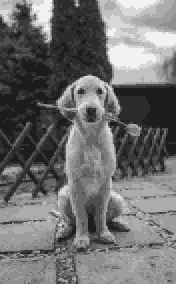
#> input picture ComputerAlgorithms/LA/myvq_k16_patch2.png, 176 x 284 px; its folder holds only this picture in this run
$ python vq_kmeans_image_compress.py -i myvq_k16_patch2.png
#> lines starting #> are read from the running program, lines starting #| are printed output that depends on the picture
#!/usr/bin/env python3
"""
Vector Quantization (k-means) image compression for grayscale images.

Usage:
    python vq_kmeans_image_compress.py --input image.jpg --ks 16 32 64 --patch 2 --maxiter 100 --out_prefix result

Produces:
 - Reconstructed images for each k
 - A plot of PSNR vs compression ratio
 - Prints detailed metrics
"""

import argparse
import numpy as np
from PIL import Image
import math
import os
import sys
import matplotlib.pyplot as plt
from time import time

# Optional: if skimage available, use structural_similarity for SSIM
try:
    from skimage.metrics import structural_similarity as ssim
    SKIMAGE = True
except Exception:
    SKIMAGE = False

# -----------------------
# Utilities
# -----------------------
def to_grayscale_array(img_path):
    img = Image.open(img_path).convert('L')
    arr = np.array(img, dtype=np.uint8)
    return arr

def patches_from_image(im_arr, patch_size):
    h, w = im_arr.shape
    ph = patch_size * (h // patch_size)
    pw = patch_size * (w // patch_size)
    im_trim = im_arr[:ph, :pw]
    # reshape to patches
    patches = im_trim.reshape(ph // patch_size, patch_size, pw // patch_size, patch_size)
    # reorder to (num_patches, patch_size, patch_size)
    patches = patches.swapaxes(1,2).reshape(-1, patch_size, patch_size)
    vectors = patches.reshape(patches.shape[0], -1).astype(np.float32)
    return vectors, (ph, pw)

def reconstruct_image_from_patches(codebook, indices, image_shape, patch_size):
    num_patches = indices.shape[0]
    ph, pw = image_shape
    patches = codebook[indices].reshape(num_patches, patch_size, patch_size)
    # reconstruct grid
    rows = ph // patch_size
    cols = pw // patch_size
    patches = patches.reshape(rows, cols, patch_size, patch_size).swapaxes(1,2)
    im_rec = patches.reshape(ph, pw)
    return np.clip(im_rec, 0, 255).astype(np.uint8)

def psnr(original, reconstructed):
    # only compare same-sized region (trimmed to reconstructed size)
    orig = original[:reconstructed.shape[0], :reconstructed.shape[1]].astype(np.float64)
    rec = reconstructed.astype(np.float64)
    mse = np.mean((orig - rec) ** 2)
    if mse == 0:
        return float('inf')
    PIXEL_MAX = 255.0
    return 20 * math.log10(PIXEL_MAX / math.sqrt(mse))

def bytes_for_codebook(k, D):
    # assuming storing as raw bytes (8 bits per value)
    return k * D  # bytes

def bits_for_indices(num_patches, k):
    bits_per_index = math.ceil(math.log2(k))
    return num_patches * bits_per_index

def theoretical_compression_ratio(original_shape, k, D, num_patches, patch_size):
    orig_bits = original_shape[0] * original_shape[1] * 8
    cb_bytes = bytes_for_codebook(k, D)
    cb_bits = cb_bytes * 8
    idx_bits = bits_for_indices(num_patches, k)
    compressed_bits = cb_bits + idx_bits
    return orig_bits / compressed_bits, orig_bits, compressed_bits

# -----------------------
# Simple k-means (numpy) with kmeans++ init
# -----------------------
def kmeans_plus_plus_init(X, k, random_state=None):
    N, D = X.shape
    rng = np.random.RandomState(random_state)
    centers = np.empty((k, D), dtype=X.dtype)
    # pick first center randomly
    i = rng.randint(N)
    centers[0] = X[i]
    # distances squared to nearest center
    closest_sq = np.sum((X - centers[0])**2, axis=1)
    for c in range(1, k):
        probs = closest_sq / closest_sq.sum()
        r = rng.rand()
        idx = np.searchsorted(np.cumsum(probs), r)
        centers[c] = X[idx]
        new_sq = np.sum((X - centers[c])**2, axis=1)
        closest_sq = np.minimum(closest_sq, new_sq)
    return centers

def kmeans(X, k, max_iter=100, tol=1e-4, random_state=None, verbose=False):
    N, D = X.shape
    centers = kmeans_plus_plus_init(X, k, random_state=random_state)
    labels = np.zeros(N, dtype=np.int32)
    for it in range(max_iter):
        # assign
        dists = np.sum((X[:, None, :] - centers[None, :, :])**2, axis=2)  # N x k
        new_labels = np.argmin(dists, axis=1)
        # update
        changed = np.sum(new_labels != labels)
        labels = new_labels
        old_centers = centers.copy()
        for j in range(k):
            pts = X[labels == j]
            if pts.shape[0] > 0:
                centers[j] = pts.mean(axis=0)
            # if empty cluster, reinitialize randomly
            else:
                centers[j] = X[np.random.randint(N)]
        center_shift = np.sqrt(np.sum((centers - old_centers)**2, axis=1)).max()
        if verbose:
            print(f"iter {it:3d} changed={changed} shift={center_shift:.6f}")
        if center_shift <= tol:
            break
    return centers, labels

# -----------------------
# Main driver: compress for given k
# -----------------------
def compress_with_vq(img_path, k, patch_size=2, max_iter=100, random_state=None, verbose=False):
    arr = to_grayscale_array(img_path)
    H, W = arr.shape
    vectors, (ph, pw) = patches_from_image(arr, patch_size)
    num_patches = vectors.shape[0]
    D = vectors.shape[1]
    t0 = time()
    centers, labels = kmeans(vectors, k, max_iter=max_iter, random_state=random_state, verbose=verbose)
    t1 = time()
    reconstructed = reconstruct_image_from_patches(centers, labels, (ph, pw), patch_size)
    psnr_val = psnr(arr, reconstructed)
    if SKIMAGE:
        ssim_val = ssim(arr[:ph, :pw], reconstructed, data_range=255)
    else:
        ssim_val = None
    # theoretical compression
    ratio, orig_bits, comp_bits = theoretical_compression_ratio((H,W), k, D, num_patches, patch_size)
    results = {
        'k': k,
        'patch_size': patch_size,
        'D': D,
        'num_patches': num_patches,
        'time_sec': t1 - t0,
        'psnr': psnr_val,
        'ssim': ssim_val,
        'orig_bits': orig_bits,
        'compressed_bits': comp_bits,
        'compression_ratio': ratio,
        'reconstructed_image': reconstructed,
        'codebook': centers,
        'labels': labels
    }
    return results

# -----------------------
# Command line runner
# -----------------------
def parse_args():
    p = argparse.ArgumentParser(description="Vector Quantization (k-means) image compression")
    p.add_argument('--input', '-i', required=True, help='Input image path')
    p.add_argument('--ks', '-k', nargs='+', type=int, default=[16, 32, 64], help='List of k values to try')
    p.add_argument('--patch', type=int, default=2, help='Patch size (patch x patch)')
    p.add_argument('--maxiter', type=int, default=100, help='Max iterations for k-means')
    p.add_argument('--out_prefix', type=str, default='vq_result', help='Output prefix for images and plot')
    p.add_argument('--random_state', type=int, default=42)
    p.add_argument('--verbose', action='store_true')
    return p.parse_args()

def main():
    args = parse_args()
    img_path = args.input
    ks = args.ks
    patch_size = args.patch
    results_list = []
    arr = to_grayscale_array(img_path)
#> in to_grayscale_array, img is the input picture: PIL image 176x284 L; min 28, max 243, mean 111.6
    H, W = arr.shape
#> H = 284; W = 176
    print(f"Image: {img_path} -> size {W}x{H}, patch_size={patch_size}")
#| Image: myvq_k16_patch2.png -> size 176x284, patch_size=2
    for k in ks:
        print(f"\nRunning k={k} ...")
        res = compress_with_vq(img_path, k, patch_size=patch_size, max_iter=args.maxiter, random_state=args.random_state, verbose=args.verbose)
#> in compress_with_vq, `vectors, (ph, pw) = patches_from_image(arr, patch_size)`: ph = 284; pw = 176
#> in kmeans_plus_plus_init, `closest_sq = np.sum((X - centers[0])**2, axis=1)`: closest_sq = 12496 values, max 51534 at index 627, min 0 at index 96, mean 18577.1
#> the loop in kmeans_plus_plus_init, `for c in range(1, k):` made 15 passes
#> idx on passes 1 to 12: 6705, 1199, 7825, 5375, 5114, 921, 6216, 3926, 2172, 9546, 1148, 10023
#> after the loop in kmeans_plus_plus_init, `for c in range(1, k):`: centers = 16 rows, first 6: [142, 144, 140, 142], [84, 77, 80, 73], [217, 217, 216, 216], [158, 158, 157, 156], [29, 29, 28, 28], [44, 43, 44, 44]; closest_sq = 12496 values from 0 to 0
#> the loop in kmeans, `for it in range(max_iter):` made 1 pass
#> (changed, center_shift) on pass 1: (11223, 0)
#> in compress_with_vq, `centers, labels = kmeans(vectors, k, max_iter=max_iter, random_state=r..`: labels = 12496 values, max 15 at index 993, min 0 at index 96, mean 6.07
#> in psnr, `mse = np.mean((orig - rec) ** 2)`: mse = 0
#> in compress_with_vq, `psnr_val = psnr(arr, reconstructed)`: psnr_val = inf
#> in compress_with_vq, `ssim_val = ssim(arr[:ph, :pw], reconstructed, data_range=255)`: ssim_val = 1
#> res = 13 items
        results_list.append(res)
        # Save reconstructed image
        out_img = Image.fromarray(res['reconstructed_image'])
        fname = f"{args.out_prefix}_k{res['k']}_patch{patch_size}.png"
#> fname = 'vq_result_k16_patch2.png'
        out_img.save(fname)
        print(f"Saved reconstructed image -> {fname}")
#| Saved reconstructed image -> vq_result_k16_patch2.png
        print(f" k={res['k']}  | PSNR={res['psnr']:.3f}  | SSIM={res['ssim'] if res['ssim'] is not None else 'n/a'}")
#|  k=16  | PSNR=inf  | SSIM=1.0
        print(f" Orig bits={res['orig_bits']}  Comp bits={res['compressed_bits']}  Ratio={res['compression_ratio']:.2f}")
#|  Orig bits=399872  Comp bits=50496  Ratio=7.92
        print(f" Time: {res['time_sec']:.3f}s  #patches={res['num_patches']}  D={res['D']}")
#|  Time: 0.042s  #patches=12496  D=4

    # Plot PSNR vs Compression Ratio
    ratios = [r['compression_ratio'] for r in results_list]
#> ratios = [7.92, 6.3, 5.19]
    psnrs = [r['psnr'] for r in results_list]
#> psnrs = [inf, inf, inf]
    ks_list = [r['k'] for r in results_list]
#> ks_list = [16, 32, 64]

    plt.figure(figsize=(7,5))
    plt.plot(ratios, psnrs, marker='o')
    for x,y,k in zip(ratios, psnrs, ks_list):
        plt.text(x, y, f"k={k}")
#> this loop made 3 passes
#> (x, k) on passes 1 to 3: (7.92, 16), (6.3, 32), (5.19, 64)
    plt.xlabel('Theoretical Compression Ratio (orig bits / compressed bits)')
    plt.ylabel('PSNR (dB)')
    plt.title(f'VQ Compression: PSNR vs Compression Ratio (patch={patch_size}x{patch_size})')
    plt.grid(True)
    plotname = f"{args.out_prefix}_psnr_vs_ratio_patch{patch_size}.png"
    plt.savefig(plotname, bbox_inches='tight', dpi=150)
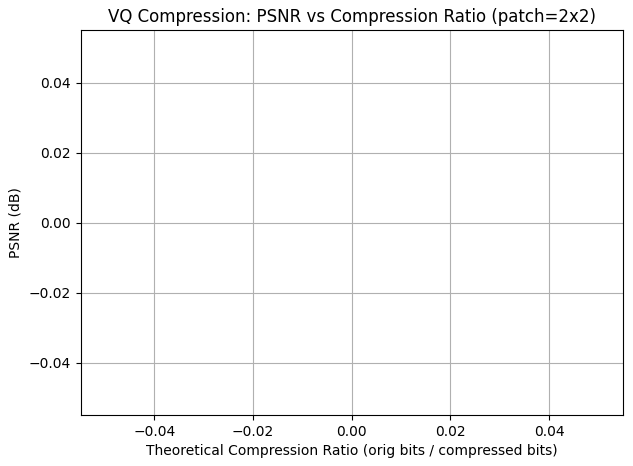
#> figure drawn by matplotlib, 1 panel
    print(f"\nSaved plot -> {plotname}")
    plt.show()

if __name__ == "__main__":
    main()


#python vq_kmeans_image_compress.py --input my_image.jpg --ks 8 16 32 64 --patch 2 --maxiter 100 --out_prefix myvq
